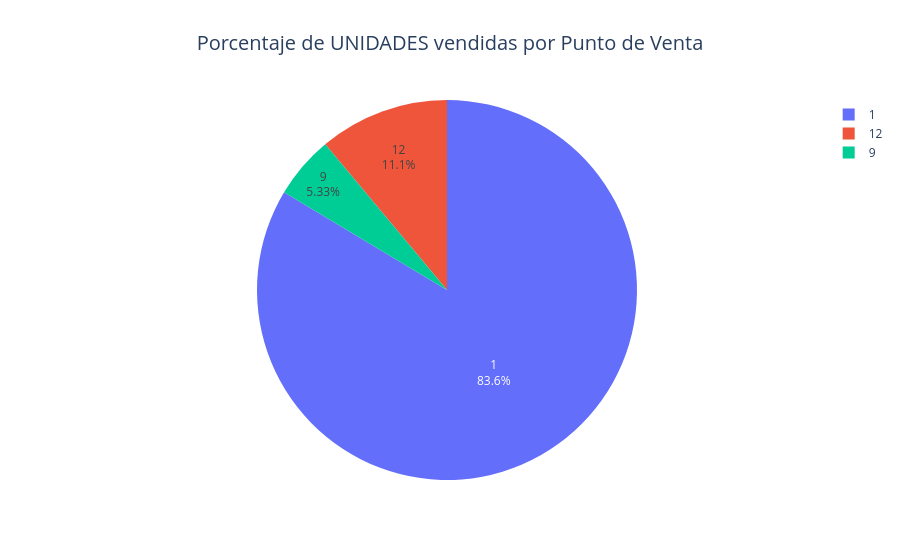
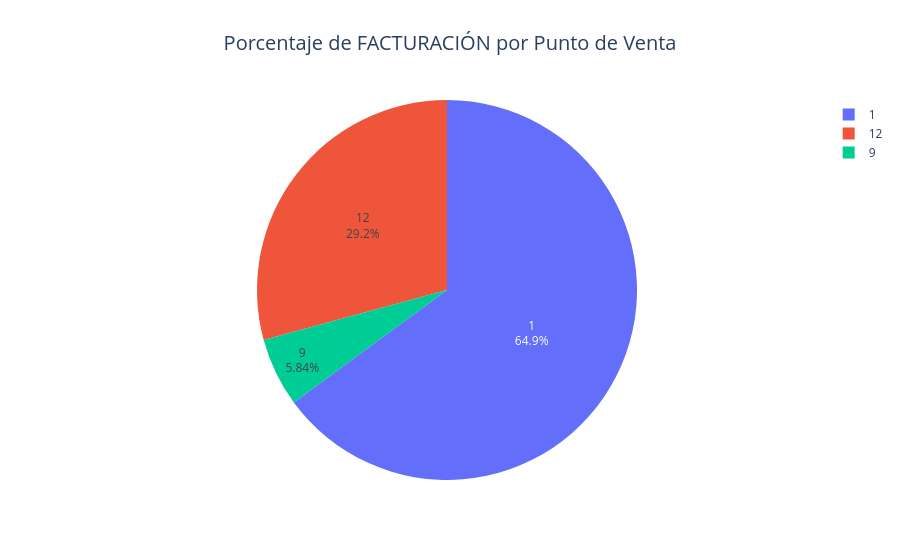

The notebook cell saved with these charts, in order:
### Markdown cell above
Análisis por Punto de Ventea

### Code cell
# porcentaje de UNIDADES vendidas por punto de venta 
units_pdv = (
    df_viz_desc.groupby('sucur')['canti']       # ver si cambiar esta columna por canti
      .sum()
      .reset_index()
      .rename(columns={'canti': 'unidades'})
)

units_pdv['porcentaje'] = 100 * units_pdv['unidades'] / units_pdv['unidades'].sum()

fig = px.pie(
    units_pdv,
    values='porcentaje',
    names='sucur',
    title='Porcentaje de UNIDADES vendidas por Punto de Venta'
)
fig.update_traces(textposition='inside', textinfo='percent+label')
fig.update_layout(title_x=0.5, title_font_size=20)
fig.show()

#porcentaje de FACTURACIÓN por punto de venta
revenue_pdv = (
    df.groupby('sucur')['total']
      .sum()
      .reset_index()
      .rename(columns={'total': 'facturacion'})
)

revenue_pdv['porcentaje'] = 100 * revenue_pdv['facturacion'] / revenue_pdv['facturacion'].sum()

fig = px.pie(
    revenue_pdv,
    values='porcentaje',
    names='sucur',
    title='Porcentaje de FACTURACIÓN por Punto de Venta'
)
fig.update_traces(textposition='inside', textinfo='percent+label')
fig.update_layout(title_x=0.5, title_font_size=20)
fig.show()

### Figure 1 — Plotly figure (JSON) as saved in the notebook; plotly's stock layout.template omitted (floating-point values rounded to 4 significant figures)
{"data": [{"domain": {"x": [0, 1], "y": [0, 1]}, "hovertemplate": "sucur=%{label}<br>porcentaje=%{value}<extra></extra>", "labels": [1, 9, 12], "legendgroup": "", "name": "", "showlegend": true, "textinfo": "percent+label", "textposition": "inside", "type": "pie", "values": [83.6, 5.325, 11.08]}], "layout": {"legend": {"tracegroupgap": 0}, "title": {"font": {"size": 20}, "text": "Porcentaje de UNIDADES vendidas por Punto de Venta", "x": 0.5}}}

### Figure 2 — Plotly figure (JSON) as saved in the notebook; plotly's stock layout.template omitted (floating-point values rounded to 4 significant figures)
{"data": [{"domain": {"x": [0, 1], "y": [0, 1]}, "hovertemplate": "sucur=%{label}<br>porcentaje=%{value}<extra></extra>", "labels": [1, 9, 12], "legendgroup": "", "name": "", "showlegend": true, "textinfo": "percent+label", "textposition": "inside", "type": "pie", "values": [64.93, 5.837, 29.24]}], "layout": {"legend": {"tracegroupgap": 0}, "title": {"font": {"size": 20}, "text": "Porcentaje de FACTURACIÓN por Punto de Venta", "x": 0.5}}}
